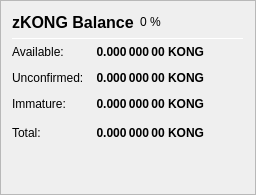
                   <widget class="QFrame" name="frame_ZerocoinBalances">
                    <property name="frameShape">
                     <enum>QFrame::StyledPanel</enum>
                    </property>
                    <property name="frameShadow">
                     <enum>QFrame::Raised</enum>
                    </property>
                    <layout class="QVBoxLayout" name="verticalLayout_7">
                     <item>
                      <layout class="QHBoxLayout" name="horizontalLayout_8" stretch="0,0,0">
                       <item>
                        <widget class="QLabel" name="label_5z_3">
                         <property name="minimumSize">
                          <size>
                           <width>0</width>
                           <height>20</height>
                          </size>
                         </property>
                         <property name="font">
                          <font>
                           <pointsize>12</pointsize>
                           <weight>75</weight>
                           <bold>true</bold>
                          </font>
                         </property>
                         <property name="text">
                          <string>zKONG Balance</string>
                         </property>
                        </widget>
                       </item>
                       <item>
                        <widget class="QLabel" name="labelzKONGPercent">
                         <property name="text">
                          <string notr="true">0 %</string>
                         </property>
                        </widget>
                       </item>
                       <item>
                        <spacer name="horizontalSpacer_11">
                         <property name="orientation">
                          <enum>Qt::Horizontal</enum>
                         </property>
                         <property name="sizeHint" stdset="0">
                          <size>
                           <width>40</width>
                           <height>20</height>
                          </size>
                         </property>
                        </spacer>
                       </item>
                      </layout>
                     </item>
                     <item>
                      <widget class="Line" name="line_ZerocoinBalance">
                       <property name="minimumSize">
                        <size>
                         <width>0</width>
                         <height>1</height>
                        </size>
                       </property>
                       <property name="maximumSize">
                        <size>
                         <width>16777215</width>
                         <height>1</height>
                        </size>
                       </property>
                       <property name="orientation">
                        <enum>Qt::Horizontal</enum>
                       </property>
                      </widget>
                     </item>
                     <item>
                      <layout class="QGridLayout" name="gridLayout_5">
                       <property name="spacing">
                        <number>12</number>
                       </property>
                       <item row="1" column="0">
                        <widget class="QLabel" name="labelzBalanceMatureText">
                         <property name="toolTip">
                          <string>Mature: more than 20 confirmation and more than 1 mint of the same denomination after it was minted.
These zKONG are spendable.</string>
                         </property>
                         <property name="text">
                          <string>Available:</string>
                         </property>
                        </widget>
                       </item>
                       <item row="1" column="1">
                        <widget class="QLabel" name="labelzBalanceMature">
                         <property name="font">
                          <font>
                           <weight>75</weight>
                           <bold>true</bold>
                          </font>
                         </property>
                         <property name="toolTip">
                          <string>Mature: more than 20 confirmation and more than 1 mint of the same denomination after it was minted.
These zKONG are spendable.</string>
                         </property>
                         <property name="text">
                          <string notr="true">0.000 000 00 KONG</string>
                         </property>
                         <property name="alignment">
                          <set>Qt::AlignRight|Qt::AlignTrailing|Qt::AlignVCenter</set>
                         </property>
                        </widget>
                       </item>
                       <item row="2" column="0">
                        <widget class="QLabel" name="labelzBalanceUnconfirmedText">
                         <property name="toolTip">
                          <string>Unconfirmed: less than 20 confirmations
Immature: confirmed, but less than 1 mint of the same denomination after it was minted</string>
                         </property>
                         <property name="text">
                          <string>Unconfirmed:</string>
                         </property>
                        </widget>
                       </item>
                       <item row="2" column="1">
                        <widget class="QLabel" name="labelzBalanceUnconfirmed">
                         <property name="font">
                          <font>
                           <weight>75</weight>
                           <bold>true</bold>
                          </font>
                         </property>
                         <property name="toolTip">
                          <string>Unconfirmed: less than 20 confirmations
Immature: confirmed, but less than 1 mint of the same denomination after it was minted</string>
                         </property>
                         <property name="text">
                          <string notr="true">0.000 000 00 KONG</string>
                         </property>
                         <property name="alignment">
                          <set>Qt::AlignRight|Qt::AlignTrailing|Qt::AlignVCenter</set>
                         </property>
                        </widget>
                       </item>
                       <item row="3" column="0">
                        <widget class="QLabel" name="labelzBalanceImmatureText">
                         <property name="toolTip">
                          <string>Unconfirmed: less than 20 confirmations
Immature: confirmed, but less than 1 mint of the same denomination after it was minted</string>
                         </property>
                         <property name="text">
                          <string>Immature:</string>
                         </property>
                        </widget>
                       </item>
                       <item row="3" column="1">
                        <widget class="QLabel" name="labelzBalanceImmature">
                         <property name="font">
                          <font>
                           <weight>75</weight>
                           <bold>true</bold>
                          </font>
                         </property>
                         <property name="toolTip">
                          <string>Unconfirmed: less than 20 confirmations
Immature: confirmed, but less than 1 mint of the same denomination after it was minted</string>
                         </property>
                         <property name="text">
                          <string notr="true">0.000 000 00 KONG</string>
                         </property>
                         <property name="alignment">
                          <set>Qt::AlignRight|Qt::AlignTrailing|Qt::AlignVCenter</set>
                         </property>
                        </widget>
                       </item>
                       <item row="4" column="0">
                        <widget class="QLabel" name="labelzBalanceText">
                         <property name="toolTip">
                          <string>Your current zKONG balance, unconfirmed and immature zKONG included.</string>
                         </property>
                         <property name="text">
                          <string>Total:</string>
                         </property>
                        </widget>
                       </item>
                       <item row="4" column="1">
                        <widget class="QLabel" name="labelzBalance">
                         <property name="font">
                          <font>
                           <weight>75</weight>
                           <bold>true</bold>
                          </font>
                         </property>
                         <property name="cursor">
                          <cursorShape>IBeamCursor</cursorShape>
                         </property>
                         <property name="toolTip">
                          <string>Your current zKONG balance, unconfirmed and immature zKONG included.</string>
                         </property>
                         <property name="text">
                          <string notr="true">0.000 000 00 KONG</string>
                         </property>
                         <property name="alignment">
                          <set>Qt::AlignRight|Qt::AlignTrailing|Qt::AlignVCenter</set>
                         </property>
                         <property name="textInteractionFlags">
                          <set>Qt::LinksAccessibleByMouse|Qt::TextSelectableByKeyboard|Qt::TextSelectableByMouse</set>
                         </property>
                        </widget>
                       </item>
                       <item row="4" column="2">
                        <spacer name="horizontalSpacer_4">
                         <property name="orientation">
                          <enum>Qt::Horizontal</enum>
                         </property>
                         <property name="sizeHint" stdset="0">
                          <size>
                           <width>40</width>
                           <height>20</height>
                          </size>
                         </property>
                        </spacer>
                       </item>
                      </layout>
                     </item>
                     <item>
                      <spacer name="verticalSpacer_4">
                       <property name="orientation">
                        <enum>Qt::Vertical</enum>
                       </property>
                       <property name="sizeHint" stdset="0">
                        <size>
                         <width>20</width>
                         <height>40</height>
                        </size>
                       </property>
                      </spacer>
                     </item>
                    </layout>
                   </widget>
